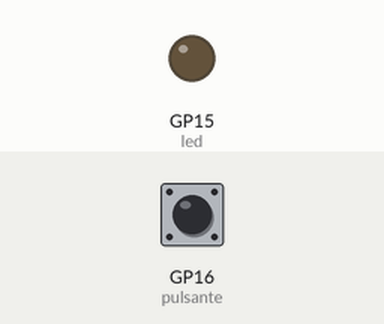
Simulated run of this program. Board: Raspberry Pi Pico running MicroPython. Shown: output pins drawn as LEDs (lit = HIGH). Inputs (shaded band) come from the test bench; at power-on: GP16 (pulsante) HIGH.

Above: at 1.2 s.
1.3 s: GP16 (pulsante) pulled LOW for 0.15 s
At 1.37 s:
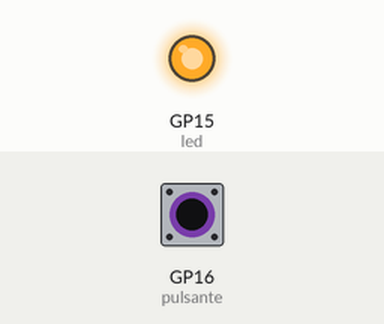
2.9 s: GP16 (pulsante) pulled LOW for 3.2 s
At 7.4 s:
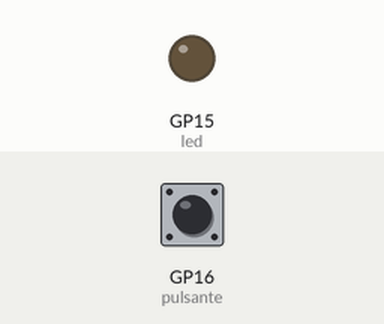
Timing chart, 0 to 8.9 s (numbered marks = the images above; inputs shaded):
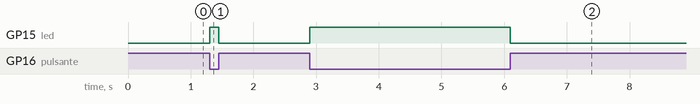

The program:

pulsante-led.py
```python
# 06 - Il LED e' acceso mentre tieni premuto il pulsante

from machine import Pin

led = Pin(15, Pin.OUT)
pulsante = Pin(16, Pin.IN, Pin.PULL_UP)

while True:
    if pulsante.value() == 0:      # 0 = premuto (logica invertita del pull-up)
        led.value(1)
    else:
        led.value(0)
```

Measured:
- after the input at 1.3 s, GP15 (led): LOW → HIGH at once, → LOW 0.15 s later
- after the input at 2.9 s, GP15 (led): LOW → HIGH at once, → LOW 3.2 s later
